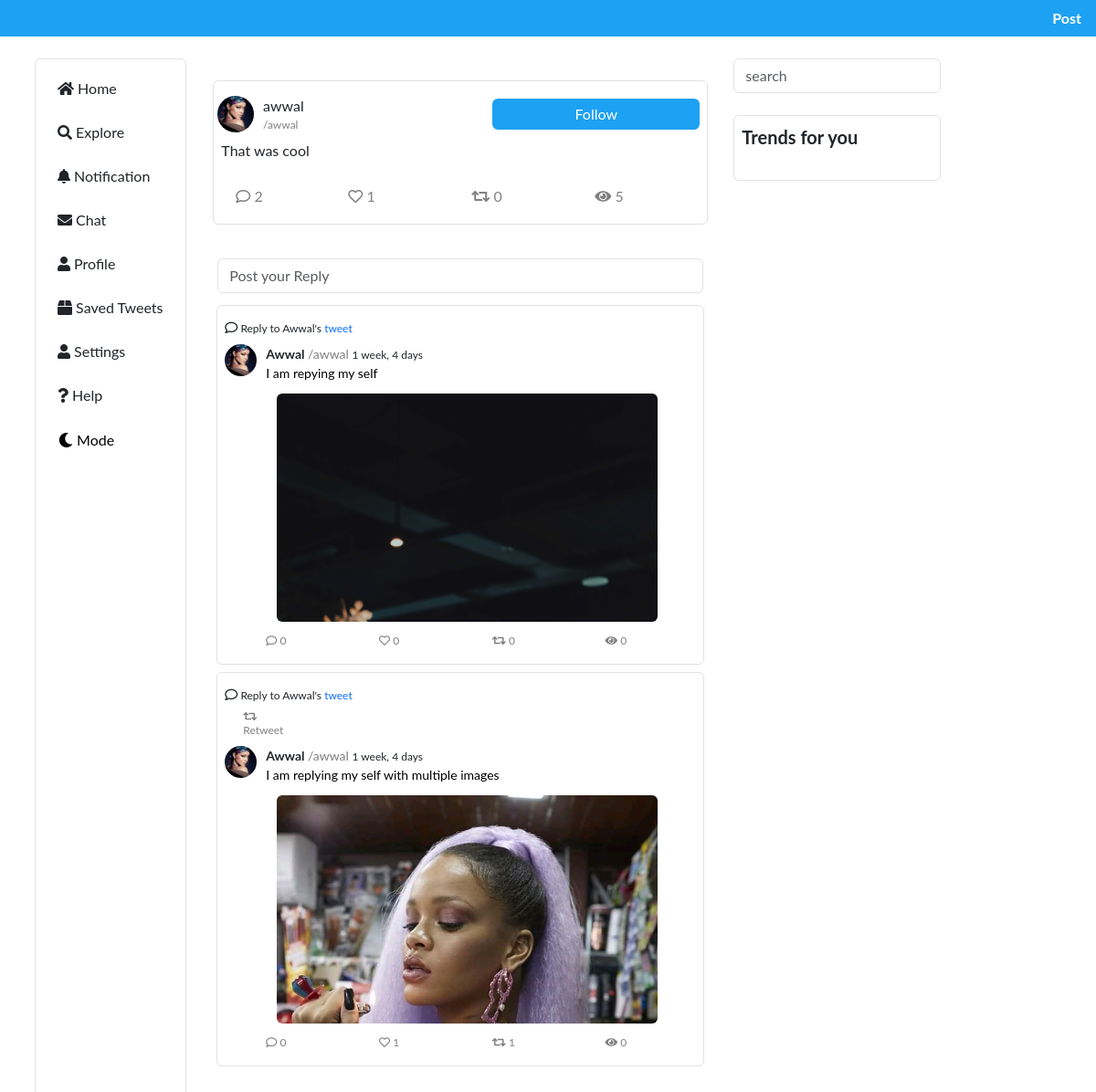
The app's page /2detail with its own data.
### tweet/models.py (models this page shows, shortened)
class Tweet(models.Model):
    profile=models.ForeignKey(Profile,related_name='tweet', on_delete=models.CASCADE, blank=True)
    date=models.DateTimeField(auto_now_add=True)
    body=models.TextField()
    like=models.ManyToManyField(Profile,related_name='liked', blank=True)
    comment=models.ForeignKey('self', related_name='tweet', null=True, blank=True, on_delete=models.CASCADE)
    views=models.ManyToManyField(Profile,related_name='viewed', blank=True)
    active=models.BooleanField(default=True)
    retweet=models.ManyToManyField(Profile,related_name='retweet', blank=True)
    views = models.IntegerField(default=0)
    def get_absolute_url(self):
        return reverse ('TweetDetailUrl', args=[self.id])

class Profile(models.Model):
    user=models.OneToOneField(User, related_name='profile', on_delete=models.CASCADE)
    follower=models.ManyToManyField('self', related_name='follow', symmetrical=False, blank=True)
    date_joined=models.DateTimeField(auto_now_add=True, blank=True, null=True)
    bio=models.CharField(max_length=100, blank=True, null=True)
    location=models.CharField(max_length=100, blank=True, null=True)
    profile_photo=models.ImageField(upload_to='profileimage', default='profileimage/profile.png', null=True, blank=True)
    cover_photo=models.ImageField(upload_to='profileimage', null=True, blank=True)
    mode=models.CharField(max_length=100, default='white')
    def __str__(self):
        return self.user.username
    def get_absolute_url(self):
        return reverse('ProfileUrl', args=[self.id])

class Image(models.Model):
    tweet=models.ForeignKey(Tweet, related_name='image', on_delete=models.CASCADE, null=True, blank=True)
    image=models.ImageField(upload_to='images', blank=True)

### tweet/views.py (the view)
# urls.py: path('<int:id>detail', TweetDetailView, name='TweetDetailUrl'),
def TweetDetailView(request, id):
    tweet=Tweet.objects.get(id=id)
    tweet_form=TweetForm()
    image_form=ImageForm()
    file_form=FileForm()
    tweet.views += 1
    tweet.save()
    try:
        prof=Profile.objects.get(user__username=request.user)
        User = prof
    except:
        prof=''
    template='tweetTemplate/tweetDetail.html'
    context=dict(tweet=tweet, prof=prof,form=tweet_form,image=image_form,file=file_form,User=prof)
    return render(request, template, context)

### tweet/forms.py
class TweetForm(forms.ModelForm):
    class Meta:
        model=Tweet
        fields=['body']

class ImageForm(forms.ModelForm):
    class Meta:
        model=Image
        fields=['image']
        widgets={'image':forms.ClearableFileInput(attrs={'muliple':True, 'id':'upload', 'class':'hide'})}

### template/tweetTemplate/tweetDetail.html (shortened to what this page needs)
{%extends 'base.html'%}
{%load custom_tags%}
{%block header%}
Post
{%endblock%}
{%block content%}
<div class='border p-2 rounded my-2' style=''>
<div class='row align-items-center' style=''>
<div class="col-2 col-md-1 p-2">
<a href="{{tweet.profile.get_absolute_url}}" >
<img class='container rounded-circle m-0 p-0' style='width:40px;height:40px;object-fit:cover' loading='lazy' src={{tweet.profile.profile_photo.url}}  />
</a>
</div>
<div class="col">
	{{tweet.profile}} <br/>
	<span class="sz-12 color-t">/{{tweet.profile.user.username|lower}}</span>
</div>
<div class="col">
	{%include 'tweetTemplate/follow.html' with profile=tweet.profile User=prof %}
</div>
</div>
<p class='body sz=16' styl='line-height:30px;font-size:20px'>{{tweet.body}}</p>
<div class="row sz-16 align-items-center color-t p-1">
            <div class="col">
                <a href="{{tweet.get_absolute_url}}?#holder">
                    <button class="btn no-border color-t color-bg-white">
                        <i class="far fa-comment">
                        </i>
                        {{tweet.tweet.count}}
                    </button>
                </a>
            </div>
            <div class="col">
                {%include 'tweetTemplate/like.html'%}
            </div>
            <div class="col">
                {%include 'tweetTemplate/retweet.html'%}
            </div>
            <div class="col" style='' >
                 <i class="fas fa-eye"></i> {{tweet.views}}
            </div>
       </div>
</div>
<br>
<div class='' style='padding:5px'><a class='norml' href='#hell'><input name='body' id='holder' class='form-control' onclick="$('#hell').addClass('show');$('#holder').addClass('hide')" stye='border: none;border-bottom: 2px solid var(--primary-color);width:100%;bottom:10px;height:1cm;box-shadow:none;' placeholder='Post your Reply'></a>
</div>
{%include 'tweetTemplate/tweetbox.html' with tweets=tweet.tweet.all %}
{%endblock%}

### template/tweetTemplate/like.html (shortened to what this page needs)
<button hx-get="{%url 'TweetUrl'%}" class='no-border color-bg-white color-t p-0' hx-include='#on{{tweet.id}}' hx-swap='outerHTML' style='' onClick=''>
{%if prof in tweet.like.all%}
<i id='{{tweet.id}}' style='color:red' class='fas fa-heart' data-fa-transform="shrink-8 fa-border"></i>
{%else%}
<i id='{{tweet.id}}' class='far fa-heart' data-fa-transform="shrink-8 fa-border"></i>
{%endif%}
 {{tweet.like.count}}
</button>

### template/tweetTemplate/retweet.html (shortened to what this page needs)
<button class='no-border p-0 color-t color-bg-white' hx-get="{%url 'TweetUrl'%}" hx-include='#tt{{tweet.id}}' hx-swap='outerHTML' style='' onClick=''>
{%if prof in tweet.retweet.all%}
<i id='{{tweet.id}}' style='' class='fas fa-retweet color-p' data-fa-transform="shrink-8 fa-border"></i>
{%else%}
<i id='{{tweet.id}}' class='fas fa-retweet' data-fa-transform="shrink-8 fa-border"></i>
{%endif%}
 {{tweet.retweet.count}}
</button>

### template/tweetTemplate/tweetbox.html (shortened to what this page needs)
{%load custom_tags%}
<div class="row sz-14 m-1" id="tweetbox" style="z-index: 500;">
  {%for tweet in tweets %}
    <div class="col-md-12 my-1 p-2 border rounded col-sm" id="twetbox" style="">
              {%if tweet.comment%}
          <div class="row my-2 sz-12 passive" style="">
            <div class="col">
                <i class="far fa-comment sz-14">
                </i>
                Reply to {{tweet.comment.profile|title}}'s
                <a class="" href="{{tweet.comment.get_absolute_url}}" style="">
                    tweet
                </a>
            </div>
          </div>
        {%endif%}
        {%if tweet.retweet.all %}
          <div class="row m-2 sz-12 color-t" style="">
            <i class="fas fa-retweet">
            </i>
            <span class="color-t">
                {{tweet.retweet.user.username|title}} Retweet
            </span>
          </div>
        {%endif%}
      <div class="row">
        <div class="col-2 col-md-1">
          <a href="{{tweet.profile.get_absolute_url}}">
            <img class="container rounded-circle p-0 m-0" loading="" src="{{tweet.profile.profile_photo.url}}" style="width:35px;height:35px;object-fit:cover"/>
          </a>
        </div>
        <div class="col">
          <div class="row ">
            <div class="col">
              <span class="bold sz-14">
                  {{tweet.profile|title}}
              </span>
              <a href="{{tweet.profile.get_absolute_url}}" >
                  <span class="color-t sz-14" style="">
                      /{{tweet.profile.user.username|lower}}
                  </span>
              </a>
              <span class="sz-12" style="">
                  {{tweet.date|timesince}}
              </span>
            </div>
          </div>
          <div class="sz-14" style="">
              <a class="color-black" href="{{tweet.get_absolute_url}}">
                  {{tweet.body|truncatechars:':280'}}
              </a>
          </div>
          {%if tweet.image.all%}
            <div class="my-2 px-2 d-flex" style="hight:250px;overflow:auto">
              {%for img in tweet.image.all%}
                <div class="col-11 m-1">
                  <img class="img-fluid p-0 w-100 rounded"  loading="lazy" src="{{img.image.url}}" style="height:250px;object-fit:cover;object-position:top;"/>
                </div>
              {%endfor%}
            </div>
          {%endif%}
          <div class="row sz-12 align-items-center my-2">
            <div class="col">
                <a href="{{tweet.get_absolute_url}}?#holder">
                    <button class="btn no-border color-t color-bg-white sz-12 p-0">
                        <i class="far fa-comment">
                        </i>
                        {{tweet.tweet.count}}
                    </button>
                </a>
            </div>
            <div class="col">
                {%include 'tweetTemplate/like.html'%}
            </div>
            <div class="col sz-12">
                {%include 'tweetTemplate/retweet.html'%}
            </div>
            <div class="col">
              <button class="no-border btn color-t color-bg-white sz-12 p-0">
                <i class="fas fa-eye"></i> {{tweet.views}}
              </button>
            </div>
          </div>
        </div>
      </div>
    </div>
  {%endfor%}
  </div>

### static_root/static/css/acss/acss.css (style rules this page uses)
:root { --primary-color:#347C17; --secondary-color: #6AA121; --tertiary-color: #F0FFF0; }
.bold { font-weight: bold; }
.border { border: 1px solid black; }
.color-t { color: var(--tertiary-color) }
.color-black { color: black }
.color-bg-white { background-color: white }
.font-lato { font-family: Lato }
.no-border { border-color: none; border: none !important }
.sz-12 { font-size: 12px; }
.sz-14 { font-size: 14px; }
.sz-16 { font-size: 16px; }

### template/base.html (style rules this page uses)
:root { --primary-color: #1DA1F2; --secondary-color:#07294D;color; --tertiary-color:gray; }
a { text-decoration: none; }

### template/tweetTemplate/tweetDetail.html (style rules this page uses)
body { backgrond-color:white; }

### records on screen
Tweet: profile.profile_photo (picture), profile "awwal", profile.user.username "awwal", body "That was cool", tweet.count "2", like.count "1", retweet.count "0", views "5"
Tweet: comment.profile "Awwal", profile.profile_photo (picture), profile "Awwal", profile.user.username "awwal", date "1 week, 4 days", body "I am repying my self", tweet.count "0", like.count "0", retweet.count "0", views "0"
Image: image (picture)
Tweet: comment.profile "Awwal", profile.profile_photo (picture), profile "Awwal", profile.user.username "awwal", date "1 week, 4 days", body "I am replying my self with multiple images", tweet.count "0", like.count "1", retweet.count "1", views "0"
Image: image (picture)
